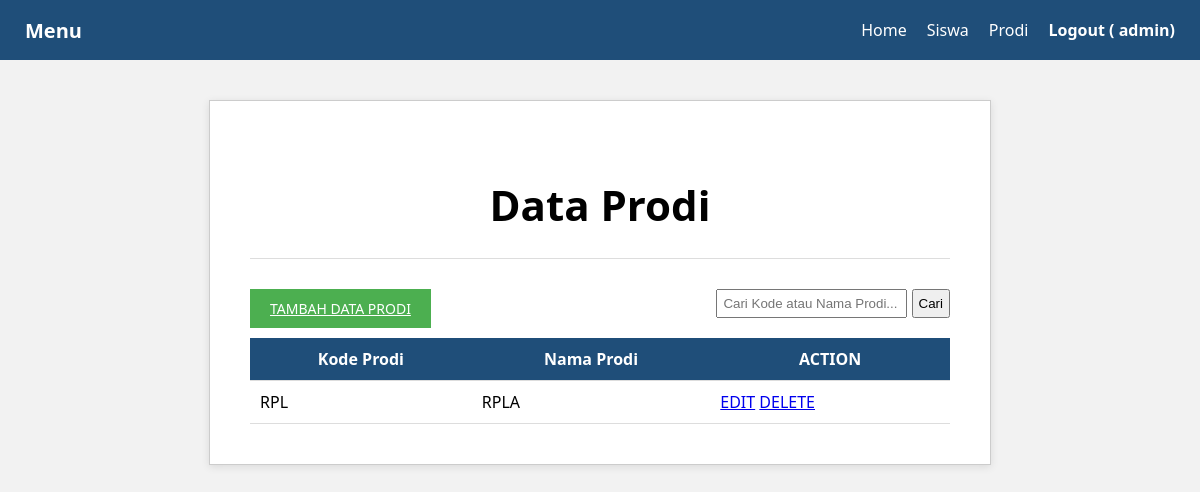
The page /prodi.php (signed in) on the database as committed earlier.
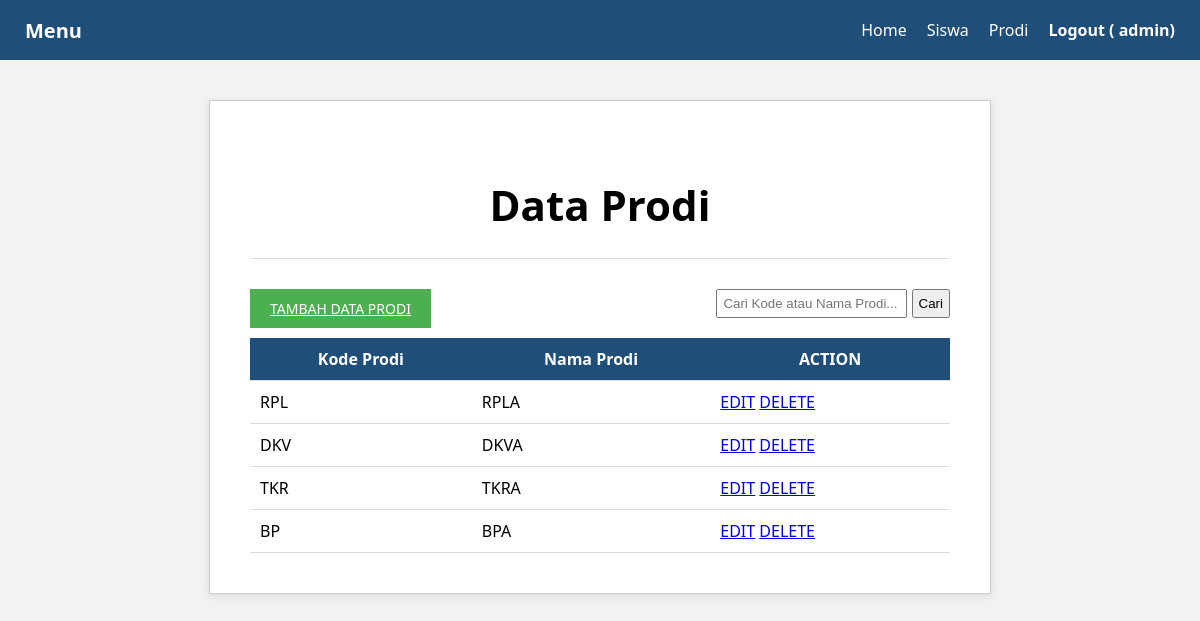
The same page on the database as committed later.
### tables this page shows
CREATE TABLE `prodi` (
  `id_prodi` int(11) NOT NULL,
  `kd_prodi` varchar(10) NOT NULL,
  `nama_prodi` varchar(10) NOT NULL
);

### prodi.php (the view, shortened to what this page needs)
<?php
include "koneksi.php";
$cari = isset($_GET['cari']) ? $_GET['cari'] : '';
if($cari != '') {
    $data = mysqli_query($koneksi, "SELECT * FROM prodi WHERE nama_prodi LIKE '%$cari%' OR kd_prodi LIKE '%$cari%'");
} else {
    $data = mysqli_query($koneksi, "SELECT * FROM prodi");
}
?>
<!DOCTYPE html>
<html>
<head>
    <link rel="stylesheet" href="style.css">
</head>
<body>
    <?php include "navigasi.php"; ?>
    <div id="main">
        <div class="container">
            <h2>Data Prodi</h2>
            <hr>
            <div style="display: flex; justify-content: space-between; margin-bottom: 10px;">
                <a href="tambah_prodi.php" class="tambah">TAMBAH DATA PRODI</a>
                <form method="GET" action="prodi.php">
                    <input type="text" name="cari" placeholder="Cari Kode atau Nama Prodi..." value="<?php echo $cari; ?>" style="padding: 5px;">
                    <button type="submit" style="padding: 5px;">Cari</button>
                </form>
            </div>
            <table>
                <tr>
                    <th>Kode Prodi</th>
                    <th>Nama Prodi</th>
                    <th>ACTION</th>
                </tr>
                <?php while ($row = mysqli_fetch_assoc($data)) { ?>
                    <tr>
                        <td><?php echo $row['kd_prodi']; ?></td>
                        <td><?php echo $row['nama_prodi']; ?></td>
                        <td>
                            <a href="edit_prodi.php?id_prodi=<?php echo $row['id_prodi']; ?>">EDIT</a>
                            <a href="hapus_prodi.php?id_prodi=<?php echo $row['id_prodi']; ?>" onclick="return confirm('Yakin ingin hapus?')">DELETE</a>
                        </td>
                    </tr>
                <?php } ?>
            </table>
        </div>
    </div>
</body>
</html>

### navigasi.php (shortened to what this page needs)
<nav class="navbar">
    <div class="menu-icon">
        <a href="#" onclick="openSlideMenu()"> Menu</a>
</div>
<ul class="navbar-nav">
       <li><a href="home.php">Home</a></li>
       <li><a href="siswa.php">Siswa</a></li>
       <li><a href="prodi.php">Prodi</a></li>
       <li class="logout">
              <a href="logout.php">
                  Logout ( <?php echo $_SESSION['user']; ?>)
             </a>
        </li>
    </ul>
</nav>

### style.css (style rules this page uses)
body { font-family: "Segoe UI", Arial, sans-serif; background-color: #f2f2f2; margin: 0; }
.navbar { background-color: #1F4E79; height: 60px; display: flex; align-items: center; justify-content: space-between; padding: 0 25px; }
.menu-icon a { color: white; text-decoration: none; font-size: 20px; font-weight: bold; }
.navbar-nav { list-style: none; display: flex; margin: 0; padding: 0; }
.navbar-nav li { margin-left: 20px; }
.navbar-nav a { color: white; text-decoration: none; font-size: 16px; }
.logout a { font-weight: bold; }
.container { width: 700px; margin: 40px auto; background-color: white; border: 1px solid #ccc; padding: 40px; box-shadow: 0 2px 8px rgba(0,0,0,0.1); }
.container h2 { text-align: center; font-size: 42px; margin-bottom: 25px; }
hr { border: 0; border-top: 1px solid #ddd; margin-bottom: 30px; }
.tambah { background-color: #4CAF50; border: none; color: white; padding: 10px 20px; font-size: 14px; cursor: pointer; }
table { border-collapse: collapse; width: 100%; background-color: white; }
th { background-color: #1F4E79; color: white; }
th, td { padding: 10px; border-bottom: 1px solid #ddd; }

Rows that differ between the two databases and show on the page:
added prodi: kd_prodi "DKV", nama_prodi "DKVA"
added prodi: kd_prodi "TKR", nama_prodi "TKRA"
added prodi: kd_prodi "BP", nama_prodi "BPA"
